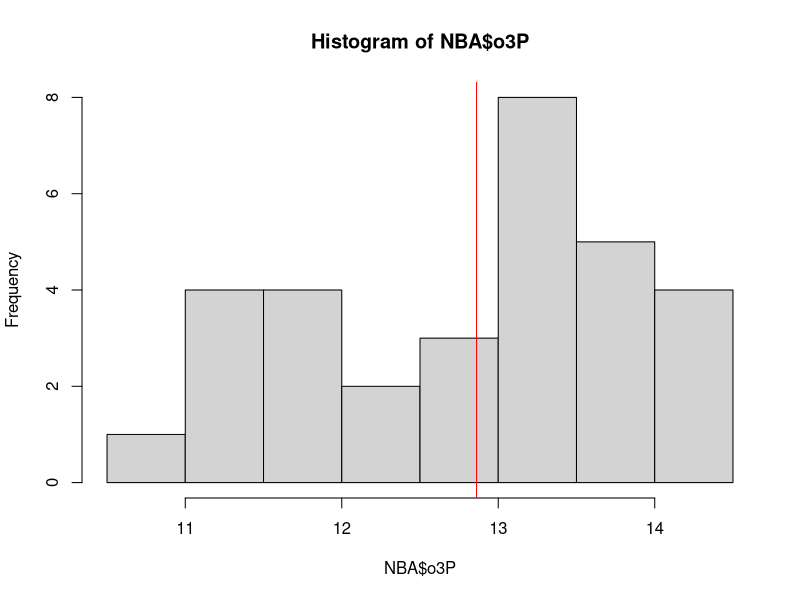
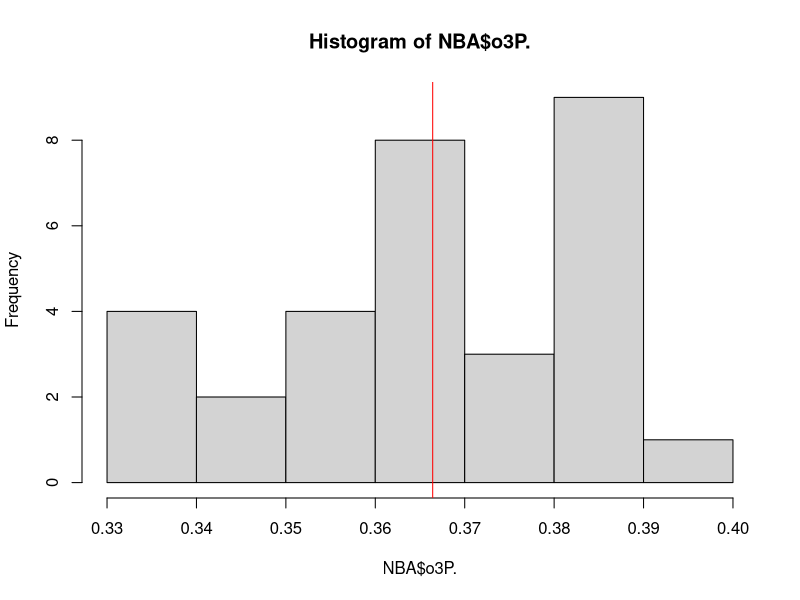
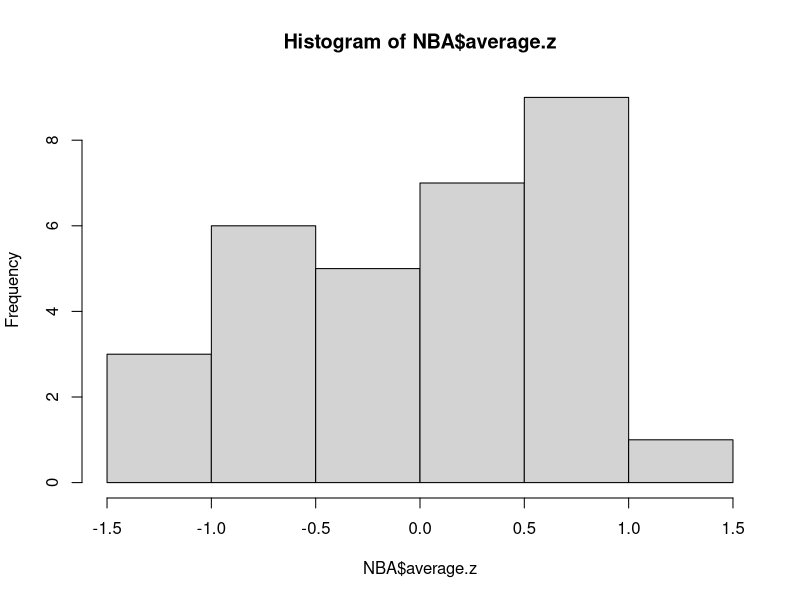

These charts were generated, in order, by the following R code:
NBA <- read.csv("NBA.csv")
hist(NBA$o3P)
abline(v = mean(NBA$o3P), col = "Red")
sd(NBA$o3P)
mean(NBA$o3P)


hist(NBA$o3P.)
abline(v = mean(NBA$o3P.), col = "Red")
sd(NBA$o3P.)
mean(NBA$o3P.)

NBA$o3PA.z <- (NBA$o3PA - mean(NBA$o3PA)) / sd(NBA$o3PA)
NBA$o3PP.z <- (NBA$o3P. - mean(NBA$o3P.)) / sd(NBA$o3P.)

NBA$average.z <- (NBA$o3PA.z + NBA$o3PP.z)/2

hist(NBA$average.z)
sd(NBA$average.z)

summary(NBA$average.z)
